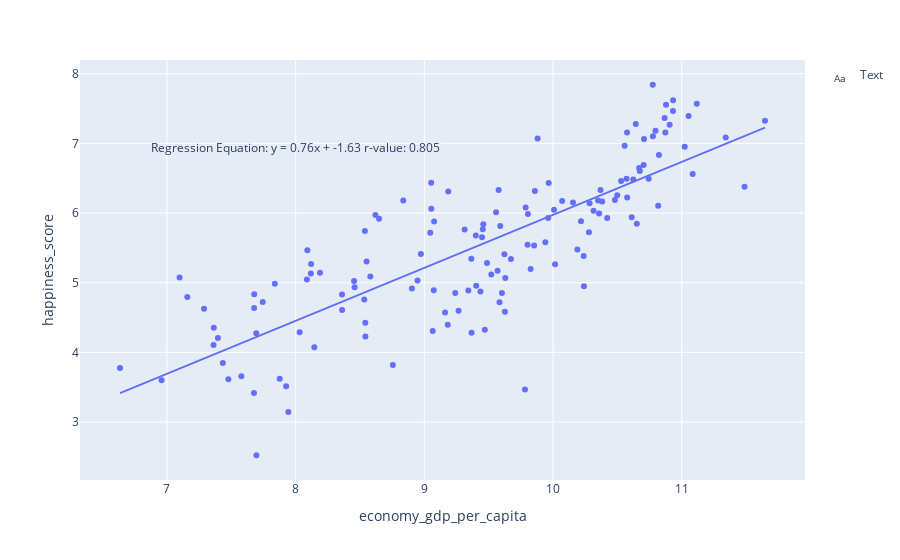

Write notebook code for a chart like this one.
### Code cell
x_header = "economy_gdp_per_capita"
year = 2021
scat_df = pd.read_sql(f"SELECT happiness_score, {x_header} FROM happiness_data WHERE year = {year}", con=engine)

fig = px.scatter(scat_df, x=x_header, y="happiness_score", trendline="ols")
(slope, intercept, rvalue, pvalue, stderr) = linregress(scat_df[x_header], scat_df["happiness_score"])

line_eq = "y = " + str(round(slope,2)) + "x + " + str(round(intercept,2))
fig.add_trace(go.Scatter(
    x=[8],
    y=[7],
    mode="text",
    name="Text",
    text=[f"Regression Equation: {line_eq} r-value: {round(rvalue, 3)}"],
    textposition="bottom center"
))
fig.show()

### Figure 1 — Plotly figure (JSON) as saved in the notebook; plotly's stock layout.template omitted (floating-point values rounded to 4 significant figures; data arrays with more than 128 entries replaced by an {"elided": "..."} marker saying what was removed)
{"data": [{"hovertemplate": "economy_gdp_per_capita=%{x}<br>happiness_score=%{y}<extra></extra>", "legendgroup": "", "marker": {"color": "#636efa", "symbol": "circle"}, "mode": "markers", "name": "", "orientation": "v", "showlegend": false, "type": "scatter", "x": {"elided": "140 float values"}, "xaxis": "x", "y": {"elided": "140 float values"}, "yaxis": "y"}, {"hovertemplate": "<b>OLS trendline</b><br>happiness_score = 0.760542 * economy_gdp_per_capita + -1.63175<br>R<sup>2</sup>=0.647977<br><br>economy_gdp_per_capita=%{x}<br>happiness_score=%{y} <b>(trend)</b><extra></extra>", "legendgroup": "", "marker": {"color": "#636efa", "symbol": "circle"}, "mode": "lines", "name": "", "showlegend": false, "type": "scatter", "x": {"elided": "140 float values"}, "xaxis": "x", "y": {"elided": "140 float values"}, "yaxis": "y"}, {"mode": "text", "name": "Text", "text": ["Regression Equation: y = 0.76x + -1.63 r-value: 0.805"], "textposition": "bottom center", "type": "scatter", "x": [8], "y": [7]}], "layout": {"legend": {"tracegroupgap": 0}, "margin": {"t": 60}, "xaxis": {"anchor": "y", "domain": [0, 1], "title": {"text": "economy_gdp_per_capita"}}, "yaxis": {"anchor": "x", "domain": [0, 1], "title": {"text": "happiness_score"}}}}
